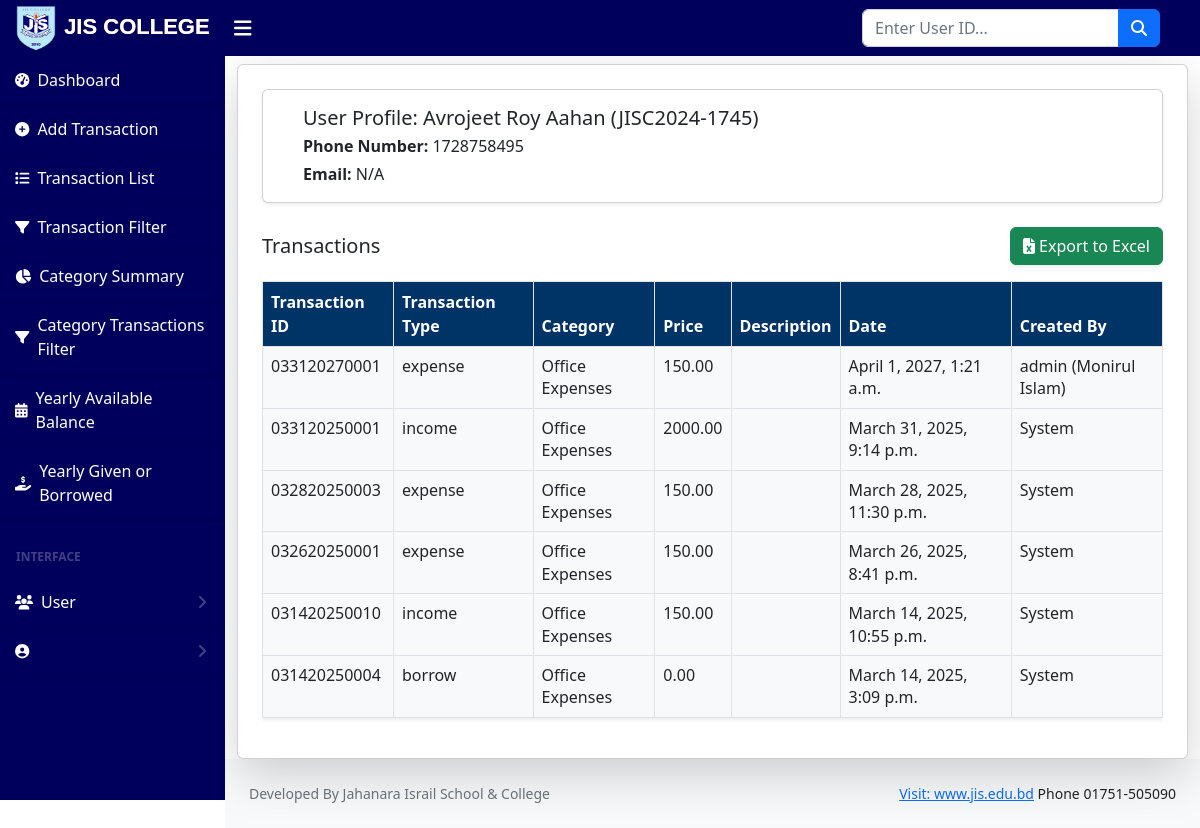
Page /user_profile/JISC2024-1745/ on the committed database.
### account/models.py (models this page shows, shortened)
class Profile(models.Model):
    user = models.OneToOneField(User, on_delete=models.CASCADE)
    phone_number = models.CharField(max_length=15, null=True, blank=True)
    email = models.EmailField(null=True, blank=True)
    profile_picture = models.ImageField(
        upload_to='profile_pics/',
        null=True,
        blank=True
    )

class Transaction(models.Model):
    transaction_id = models.CharField(max_length=20, unique=True, editable=False)
    transaction_by = models.ForeignKey(User, on_delete=models.CASCADE)
    TRANSACTION_TYPES = [
        ('income', 'Income'),
        ('expense', 'Expense'),
        ('borrow', 'Borrow'),
        ('given', 'Given'),
    ]
    category = models.ForeignKey('TransactionCategory', on_delete=models.SET_NULL, null=True, blank=True)
    transaction_type = models.CharField(max_length=30, choices=TRANSACTION_TYPES, default='income')
    price = models.DecimalField(max_digits=10, decimal_places=2)
    description = RichTextField(null=True, blank=True)
    invoice_no = models.CharField(max_length=15, null=True, blank=True)
    invoice_id = models.CharField(max_length=15, null=True, blank=True)
    invoice_date = models.DateField(null=True, blank=True)
    check_no = models.CharField(max_length=15, null=True, blank=True)
    created_by = models.ForeignKey(User, on_delete=models.SET_NULL, null=True, blank=True, related_name="created_transactions")
    created_date = models.DateTimeField(auto_now_add=True)

class TransactionCategory(models.Model):
    name = models.CharField(max_length=255, unique=True)
    description = models.TextField(blank=True, null=True)

### account/views.py (the view)
# urls.py: path('user_profile/<str:username>/', user_profile, name='user_profile'),
def user_profile(request, username):
    user = get_object_or_404(User, username=username)
    profile = get_object_or_404(Profile, user=user)
    transactions = Transaction.objects.filter(transaction_by=user).order_by('-created_date')
    if request.GET.get('export') == 'true':
        return export_transactions_to_excel(user, transactions)
    paginator = Paginator(transactions, 300)
    page_number = request.GET.get('page')
    page_obj = paginator.get_page(page_number)
    return render(request, 'transactions/user_profile.html', {
        'user': user,
        'profile': profile,
        'page_obj': page_obj,
    })

### templates/transactions/user_profile.html (shortened to what this page needs)
{% extends 'base.html' %}
{% block content %}
<div class="container mt-2">
    <div class="card shadow-lg p-4">
        <div class="card shadow-sm p-3 mb-4">
            <div class="row align-items-center">
                <div class="col">
                    <h5 class="mb-1">User Profile: {{ user.get_full_name }} ({{ user.username }})</h5>
                    <p class="mb-1"><strong>Phone Number:</strong> {{ profile.phone_number|default:"N/A" }}</p>
                    <p class="mb-0"><strong>Email:</strong> {{ profile.email|default:"N/A" }}</p>
                </div>
            </div>
        </div>
        <div class="d-flex justify-content-between align-items-center mb-3">
            <h5 class="text-dark mb-0">Transactions</h5>
            <a href="?q={{ user.username }}&export=true" class="btn btn-success shadow-sm">
                <i class="fas fa-file-excel"></i> Export to Excel
            </a>
        </div>
        <div class="table-responsive">
            <table class="table table-bordered table-hover shadow-sm" style="background-color: #f8f9fa;">
                <thead style="background-color: #003366; color: white;">
                    <tr>
                        <th>Transaction ID</th>
                        <th>Transaction Type</th>
                        <th>Category</th>
                        <th>Price</th>
                        <th class="text-nowrap">Description</th>
                        <th>Date</th>
                        <th>Created By</th>
                    </tr>
                </thead>
                <tbody style="line-height: 1.4; padding: 8px;">
                    {% for transaction in page_obj %}
                        <tr>
                            <td>{{ transaction.transaction_id }}</td>
                            <td>{{ transaction.transaction_type }}</td>
                            <td>{{ transaction.category.name }}</td>
                            <td>{{ transaction.price }}</td>
                            <td>{{ transaction.description|safe }}</td>
                            <td>{{ transaction.created_date }}</td>
                            <td>
                                {% if transaction.created_by %}
                                    {{ transaction.created_by.username }} ({{ transaction.created_by.get_full_name }})
                                {% else %}
                                    System
                                {% endif %}
                            </td>
                        </tr>
                    {% endfor %}
                </tbody>
            </table>
        </div>
    </div>
</div>
{% endblock %}

### rows in the picture
Profile: phone_number "1728758495", email "N/A"
Transaction: shows "System"
Transaction: shows "System"
Transaction: shows "System"
Transaction: shows "System"
Transaction: shows "System"

### other values in the picture
{{ user.get_full_name }} "Avrojeet Roy Aahan"
{{ user.username }} "JISC2024-1745"
